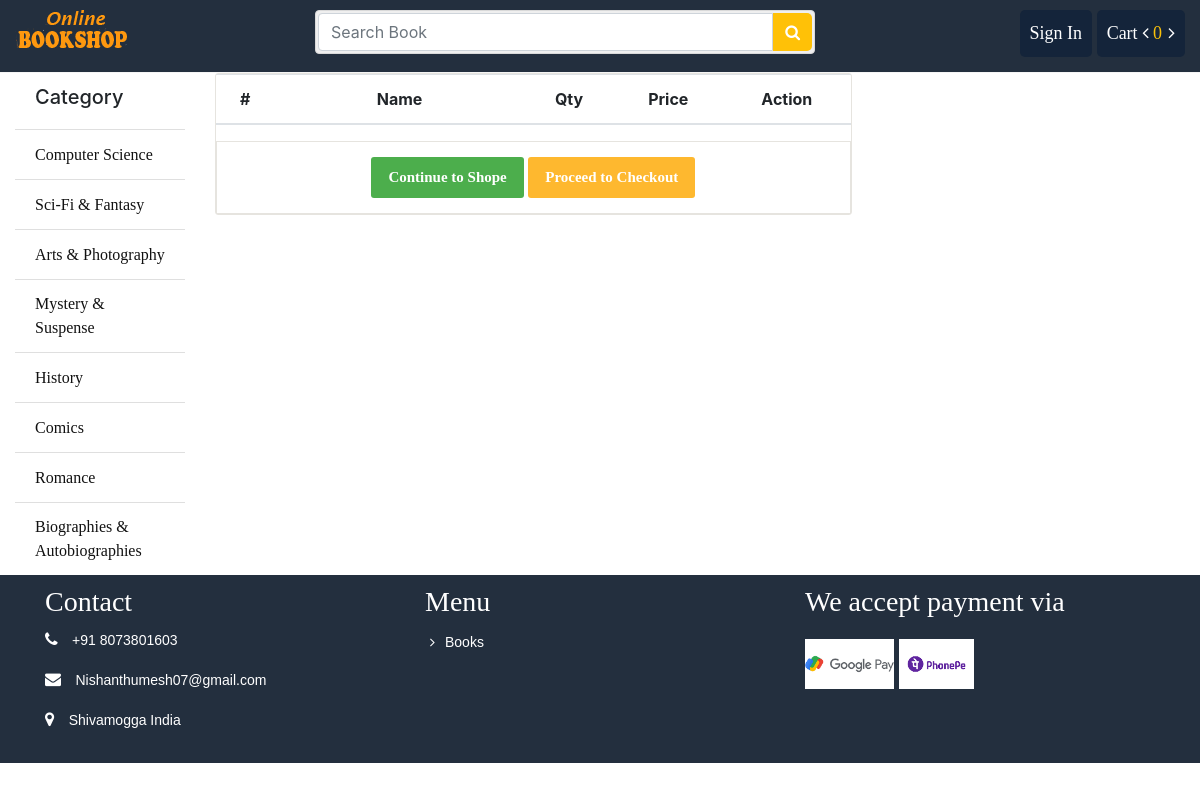
Page /cart/ on the committed database.
### store/models.py (models this page shows, shortened)
class Category(models.Model):
	name = models.CharField(max_length = 100)
	slug = models.SlugField(max_length = 150, unique=True ,db_index=True)
	icon = models.FileField(upload_to = "category/")
	create_at = models.DateTimeField(auto_now_add = True)
	updated_at = models.DateTimeField(auto_now_add = True)

### cart/views.py (the view)
# urls.py: path('', views.cart_details, name='cart_details'),
def cart_details(request):
	cart = Cart(request)
	context = {
		"cart": cart,
	}
	return render(request, 'cart/cart.html', context)

### cart/cart.py (called while the page is built)
    def __len__(self):
        return sum(item['quantity'] for item in self.cart.values())

### store/context_processors.py (called while the page is built)
def sidebar(request):
	categories = Category.objects.all()
	context = {
		"cat":categories
	}
	return context

def cart(request):
	cart = Cart(request)
	context = {
		"cart": cart
	}
	return context

### cart/templates/cart/cart.html (shortened to what this page needs)
{% extends 'store/base.html' %}
			{% block container %}
			<div class="row">
				<div class="col-sm-8">
					<div class="cart_info">
					    <table class="table table-hover">
					        <thead class="text-center">
					            <tr>
					                <th scope="col">#</th>
					                <th scope="col" style="width: 250px">Name</th>
					                <th scope="col" style="width: 250">Qty</th>
					                <th scope="col">Price</th>
					                <th scope="col">Action</th>
					            </tr>
					        </thead>
					    </table>
						<div class="continue_or_next text-center">
							<a href="{% url 'store:index' %}" class="btn _to_shope">Continue to Shope</a>
							<a href="{% url 'order:order_create' %}" class="btn _to_continue">Proceed to Checkout</a>
						</div>
					</div>
				</div>
				<div class="col-sm-4" id="abc">
				</div>
			</div>
			{% endblock %}

### store/templates/store/bin/sidebar.html
			<ul class="list-group list-group-flush">
				<li class="list-group-item"><h5>Category</h5></li>
				{% for p in cat %}
				<li class="list-group-item"><a href="{% url 'store:category' id=p.id %}">{{p.name}}</a></li>
				{% endfor %}
			</ul>

### store/static/css/style.css (style rules this page uses)
.titleheader > h3, a { font-family: "Times New Roman", Times, serif; display: inline-block; }
ul li { list-style: none; }
.list-group li a { color: #111; }
.cart_info { border: 1px solid #E6E4DF; border-radius: 3px; margin-bottom: 20px; }
.continue_or_next { border: 1px solid #E6E4DF; padding-top:15px; }
._to_shope, ._to_continue { background: #4cae4c; background-image: none; border: 0 none; border-radius: 3px; color: #FFFFFF; font-size: 15px; margin-bottom: 15px !important; display: inline-block; padding: 9px 16px; font-weight: bold; line-height: 1.428571429; text-align: center; white-space: nowrap; vertical-align: middle; cursor: pointer; background-image: none; border: 1px solid transparent; -webkit-user-select: none; -moz-user-select: none; -ms-user-select: none; -o-user-select: none; user-select: none; }
._to_continue { background: #FEB82F; }

### rows in the picture
Category: name "Computer Science"
Category: name "Sci-Fi & Fantasy"
Category: name "Arts & Photography"
Category: name "Mystery & Suspense"
Category: name "History"
Category: name "Comics"
Category: name "Romance"
Category: name "Biographies & Autobiographies"

### other values in the picture
{{ cart|length }} "0"
